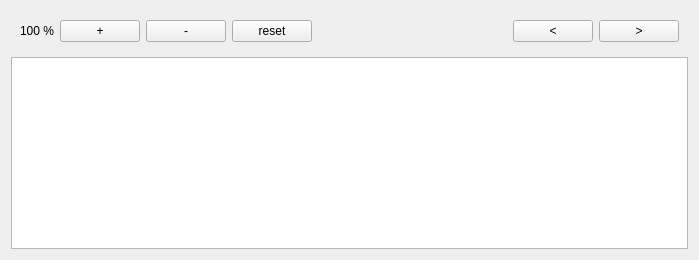
     <widget class="CentralPanel" name="centralPanel" native="true">
      <layout class="QHBoxLayout" name="horizontalLayout_8">
       <item>
        <layout class="QVBoxLayout" name="verticalLayout_17">
         <item>
          <widget class="QWidget" name="manual_navigation" native="true">
           <layout class="QHBoxLayout" name="horizontalLayout_3">
            <item>
             <widget class="QLabel" name="scan_amplitude">
              <property name="text">
               <string>100 %</string>
              </property>
             </widget>
            </item>
            <item>
             <widget class="QPushButton" name="decrease_scan_amplitude">
              <property name="text">
               <string>+</string>
              </property>
             </widget>
            </item>
            <item>
             <widget class="QPushButton" name="increase_scan_amplitude">
              <property name="text">
               <string>-</string>
              </property>
             </widget>
            </item>
            <item>
             <widget class="QPushButton" name="reset_scan_amplitude">
              <property name="text">
               <string>reset</string>
              </property>
             </widget>
            </item>
            <item>
             <spacer name="horizontalSpacer">
              <property name="orientation">
               <enum>Qt::Horizontal</enum>
              </property>
              <property name="sizeHint" stdset="0">
               <size>
                <width>195</width>
                <height>20</height>
               </size>
              </property>
             </spacer>
            </item>
            <item>
             <widget class="QPushButton" name="go_left">
              <property name="text">
               <string>&lt;</string>
              </property>
             </widget>
            </item>
            <item>
             <widget class="QPushButton" name="go_right">
              <property name="sizePolicy">
               <sizepolicy hsizetype="Minimum" vsizetype="Fixed">
                <horstretch>0</horstretch>
                <verstretch>0</verstretch>
               </sizepolicy>
              </property>
              <property name="text">
               <string>&gt;</string>
              </property>
             </widget>
            </item>
           </layout>
          </widget>
         </item>
         <item>
          <widget class="PlotWidget" name="graphicsView">
           <property name="minimumSize">
            <size>
             <width>100</width>
             <height>100</height>
            </size>
           </property>
          </widget>
         </item>
        </layout>
       </item>
      </layout>
     </widget>
